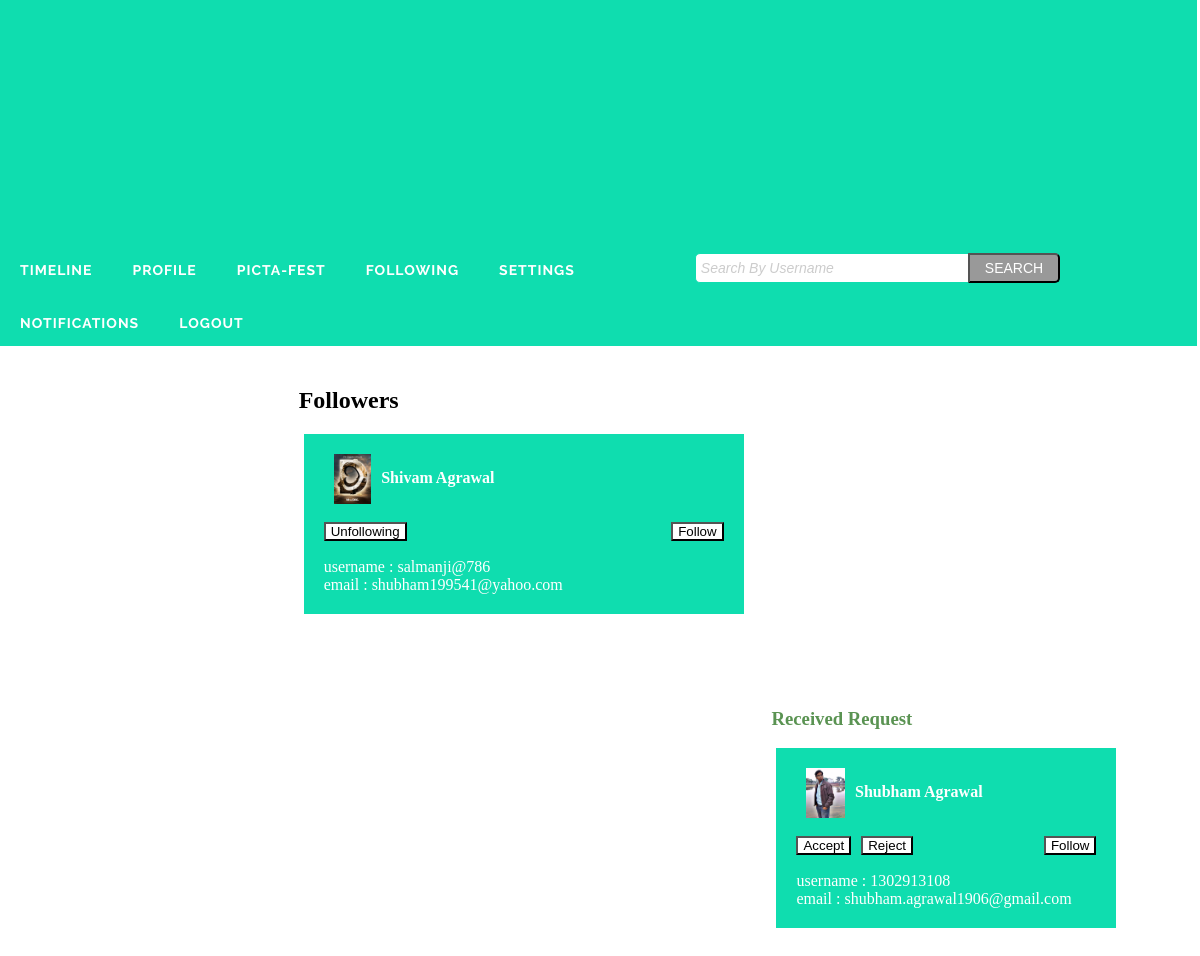
The page /events.php?mode=following&&followers (signed in) on the database its author committed.
### tables this page shows
CREATE TABLE IF NOT EXISTS `user` (
  `user_id` int(11) NOT NULL AUTO_INCREMENT,
  `username` varchar(32) NOT NULL,
  `password` varchar(32) NOT NULL,
  `firstname` varchar(32) NOT NULL,
  `lastname` varchar(32) NOT NULL,
  `gender` varchar(10) NOT NULL,
  `date` date NOT NULL,
  `city` varchar(32) NOT NULL,
  `home` varchar(32) NOT NULL,
  `mobile` bigint(20) DEFAULT NULL,
  `email` varchar(1024) NOT NULL,
  `interest` varchar(1024) NOT NULL,
  `relation` varchar(15) NOT NULL,
  `education` varchar(20) NOT NULL,
  `profession` varchar(15) NOT NULL,
  `bio` varchar(3000) NOT NULL,
  `email_code` varchar(32) NOT NULL,
  `active` int(1) NOT NULL DEFAULT '0',
  `password_recover` int(1) NOT NULL DEFAULT '0',
  `type` int(1) NOT NULL DEFAULT '0',
  `allow_email` int(1) NOT NULL DEFAULT '0',
  `profile` varchar(1024) NOT NULL DEFAULT 'images/profile.jpg',
  PRIMARY KEY (`user_id`)
);

### core/init.php (called while the page is built, shortened)
<?php
require 'function/users.php';
if(loggedin()){
	$session=(int)$_SESSION['user_id'];
	$user_data=user_data($session,'user_id','username','password','firstname','lastname','gender','date','city','home','mobile','email','interest','relation','education','profession','bio','password_recover','type','allow_email','profile');
}
?>

### core/function/users.php (called while the page is built, shortened)
 <?php
function user_data($user_id){
	$user_id=(int)$user_id;
	$func_num_args=func_num_args();
	$func_get_args=func_get_args();
	if($func_num_args>1){
		unset($func_get_args[0]);
	}
	$field="`".implode("`,`",$func_get_args)."`";
	$query="SELECT $field FROM `user` WHERE `user_id`='$user_id'";
	$query_run=mysql_query($query);
	$data=mysql_fetch_assoc($query_run);
	return $data;
}

### includes/widgets/following.php (the view)
<?php
$row=mysql_fetch_array($query_run,MYSQL_ASSOC);
?>
<div style="background-color:#0fddaf;color:white;padding:20px;margin:5px;"><img src="<?php echo $row['profile']; ?>" alt="profile.jpg" style="weight:50px;height:50px;display:inline-block;padding:0 10px 0 10px;" align="center"><b><?php echo  $row['firstname']." ".$row['lastname'];?></b><br><br>
<?php
if($id_follow_user!=$user_id){
	$query="SELECT COUNT(`following_id`) FROM `".$following."` WHERE `user_id`= '".$id_follow_user."'";
	$query_run=mysql_query($query);
	$exist=mysql_result($query_run,0)==1?true:false;
	if($exist){
		$query="SELECT `received`,`confirm` FROM `".$following."` WHERE `user_id`= '".$id_follow_user."'";
		$query_run=mysql_query($query);
		$row1=mysql_fetch_array($query_run,MYSQL_ASSOC);
		if($row1['received']==$row1['confirm']){
			?>
			<input type="submit" value="Unfollowing" class="clickbutton" onclick="following('<?php echo $following_mode; ?>','<?php echo $id_follow_user; ?>','reject');" style="float:left;background-color:white;padding:0px 5px 0px 5px;">
			<?php
		}else{
			?>
			<input type="submit" value="Accept" class="clickbutton" onclick="following('<?php echo $following_mode; ?>','<?php echo $id_follow_user; ?>','accept');" style="float:left;background-color:white;padding:0px 5px 0px 5px;margin-right:10px;">
			<input type="submit" value="Reject" class="clickbutton" onclick="following('<?php echo $following_mode; ?>','<?php echo $id_follow_user; ?>','reject');" style="float:left;background-color:white;padding:0px 5px 0px 5px;">
			<?php
		}
	}
	$query="SELECT COUNT(`follow_id`) FROM `".$follow."` WHERE `user_id`= '".$id_follow_user."'";
	$query_run=mysql_query($query);
	$exist=mysql_result($query_run,0)==1?true:false;
	if($exist){
		$query="SELECT `sent`,`confirm` FROM `".$follow."` WHERE `user_id`= '".$id_follow_user."'";
		$query_run=mysql_query($query);
		$row1=mysql_fetch_array($query_run,MYSQL_ASSOC);
		if($row1['sent']==$row1['confirm']){
			?>
			<input type="submit" value="Unfollow" class="clickbutton" onclick="following('<?php echo $following_mode; ?>','<?php echo $id_follow_user; ?>','cancel');" style="float:right;background-color:white;padding:0px 5px 0px 5px;">
			<?php
		}else{
			?>
			<input type="submit" value="Cancel" class="clickbutton" onclick="following('<?php echo $following_mode; ?>','<?php echo $id_follow_user; ?>','cancel');" style="float:right;background-color:white;padding:0px 5px 0px 5px;">
			<input type="submit" value="&#10004;Request Sent" class="clickbutton removeclickbutton" style="float:right;background-color:white;padding:0px 5px 0px 5px;margin-right:10px;" disabled>
			<?php
		}
	}else{
		?>
	<input type="submit" value="Follow" class="clickbutton" onclick="following('<?php echo $following_mode; ?>','<?php echo $id_follow_user; ?>','follow');" style="float:right;background-color:white;padding:0px 5px 0px 5px;">
	<?php
	}
}
?><br><br>
username : <?php echo $row['username']?><br>
email : <?php echo $row['email']?>
</div>

### following.php (shortened to what this page needs)
<div style="min-height:600px;width:97%;">
<?php
$user_id=$user_data['user_id'];
$follow="follow".$user_id;
$following="following".$user_id;
$user_id_follow=array();
$user_id_follow1=array();
?>
<div style="width:100%;height:35px; padding-right:20px;">
<span style="float:right;padding:10px;">
<a href="events.php?mode=following&&follows"><div style="" class="pic1"><div class="text" >Followings</div></div></a>
<a href="events.php?mode=following&&followers"><div style="" class="pic2"><div class="text" >Followers</div></div></a>
</span>
</div>
<?php
if(isset($_GET['reject']) && !empty($_GET['reject']) && isset($_GET['following_mode']) && !empty($_GET['following_mode'])){
	$following_mode=$_GET['following_mode'];
	$user_id_reject=$_GET['reject'];
	$query="DELETE FROM `".$following."` WHERE `user_id`='".$user_id_reject."'";
	$query_run=mysql_query($query);
	$query="DELETE FROM `follow".$user_id_reject."` WHERE `user_id`='".$user_id."'";
	$query_run=mysql_query($query);
	redirect_following_mode($following_mode,$user_id_reject);
}else if(isset($_GET['followers']) && empty($_GET['followers'])){
	?>
	<div style="float:left;width:450px;padding:15px;margin:20px;">
	<h2>Followers</h2>
	<?php
	$following_mode="followers";
	$query="SELECT * FROM `".$following."` WHERE `received`=`confirm`";
	$query_run=mysql_query($query);
	while($row2=mysql_fetch_array($query_run,MYSQL_ASSOC)){
		$user_id_follow[]=$row2['user_id'];
	}
	for($i=0;$i<count($user_id_follow);$i++){
		$query="SELECT * FROM `user` WHERE `user_id`=".$user_id_follow[$i];
		$query_run=mysql_query($query);
		$id_follow_user=$user_id_follow[$i];
		include 'includes/widgets/following.php';
	}
	?>
	</div>
	<aside style="width:350px;float:right;/*border-left:1px dashed #aaa*/;padding:15px;margin:20px">
	<a href="events.php?mode=following&&received_request"><h3>Received Request</h3></a>
	<?php
	$query="SELECT * FROM `".$following."` WHERE `received` !=`confirm`";
	$query_run=mysql_query($query);
	while($row2=mysql_fetch_array($query_run,MYSQL_ASSOC)){
		$user_id_follow1[]=$row2['user_id'];
	}
	for($i=0;$i<count($user_id_follow1);$i++){
		$query="SELECT * FROM `user` WHERE `user_id`=".$user_id_follow1[$i];
		$query_run=mysql_query($query);
		$id_follow_user=$user_id_follow1[$i];
		include 'includes/widgets/following.php';
	}
	?>
	</aside>
	<?php
}
?>
</div>

### css/setting.css (style rules this page uses)
article, aside, details, figcaption, figure, footer, header, hgroup, menu, nav, section { display: block; }
a { color: #5a9352; text-decoration: none; }

### css/newtimeline.css (style rules this page uses)
.pic1,.pic2 { width:10px; height:10px; border-radius:100%; display:inline-block; }
.pic1 { background-color:red; }
.pic2 { background-color:skyblue; }
.clickbutton { cursor:hand; }

### rows shown on the page
user: profile (picture), firstname "Shivam", lastname "Agrawal", username "salmanji@786", email "shubham199541@yahoo.com"
user: profile (picture), firstname "Shubham", lastname "Agrawal", username "1302913108", email "shubham.agrawal1906@gmail.com"
